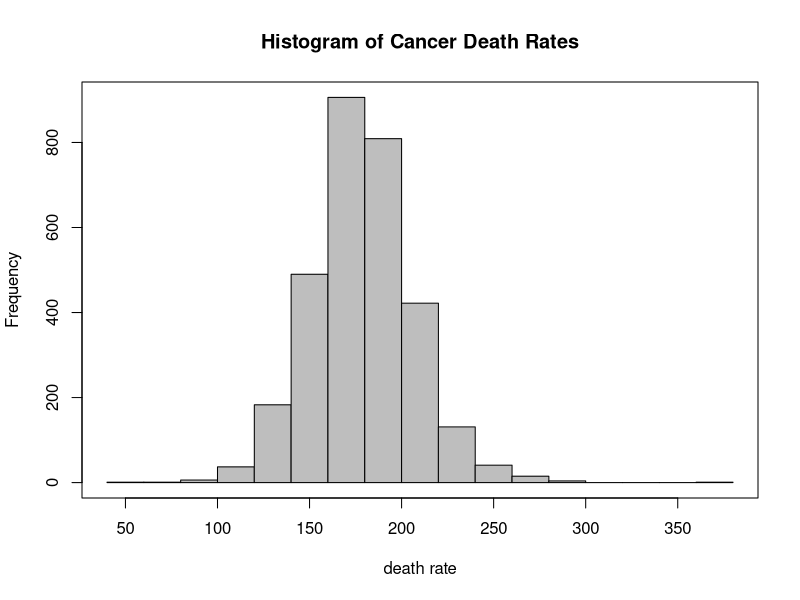
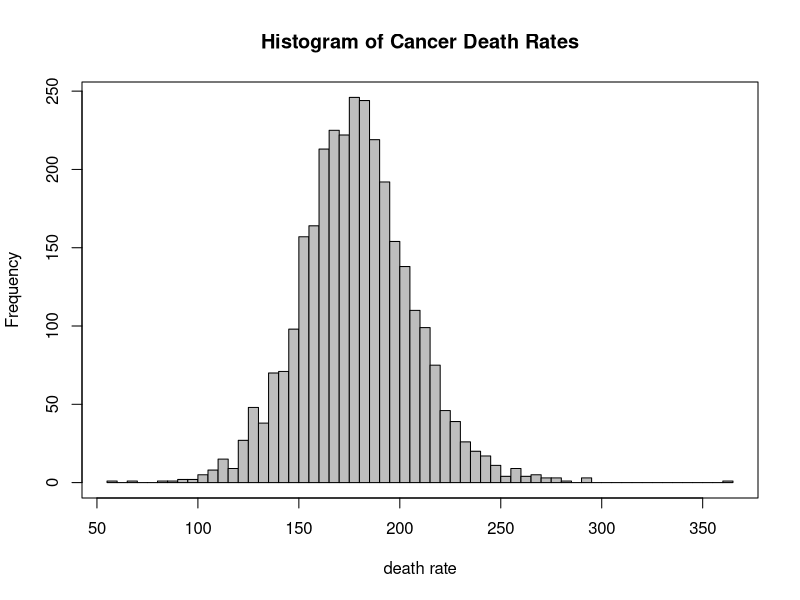
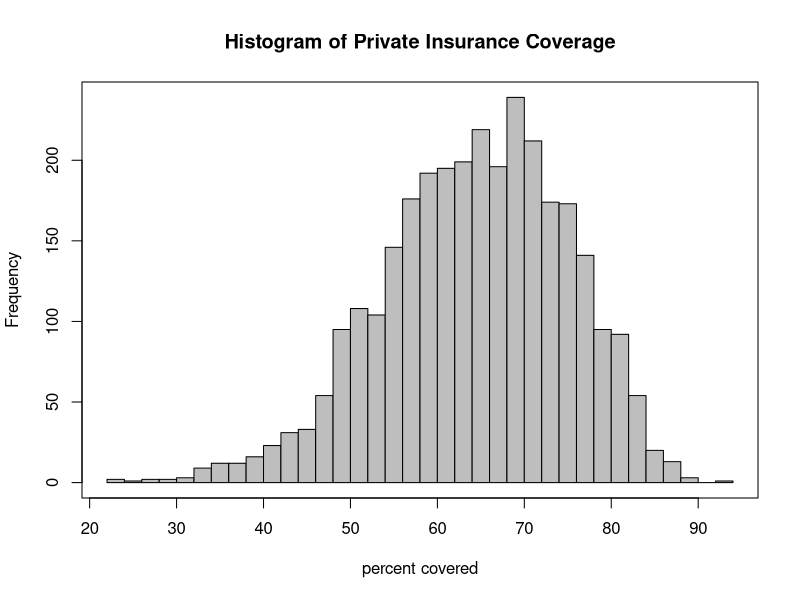
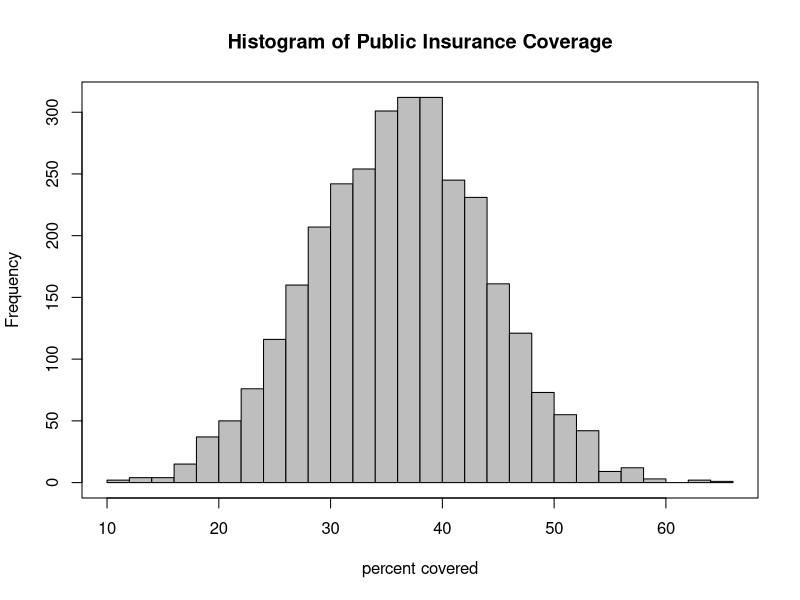
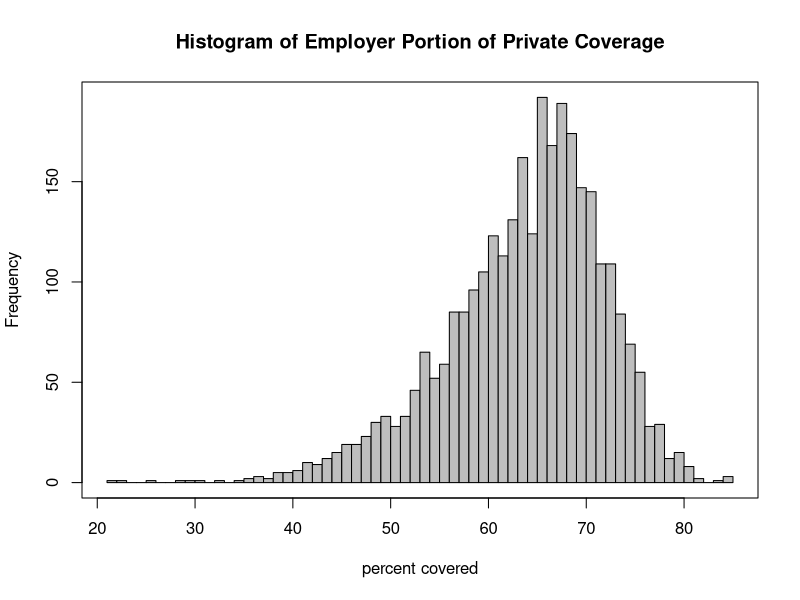
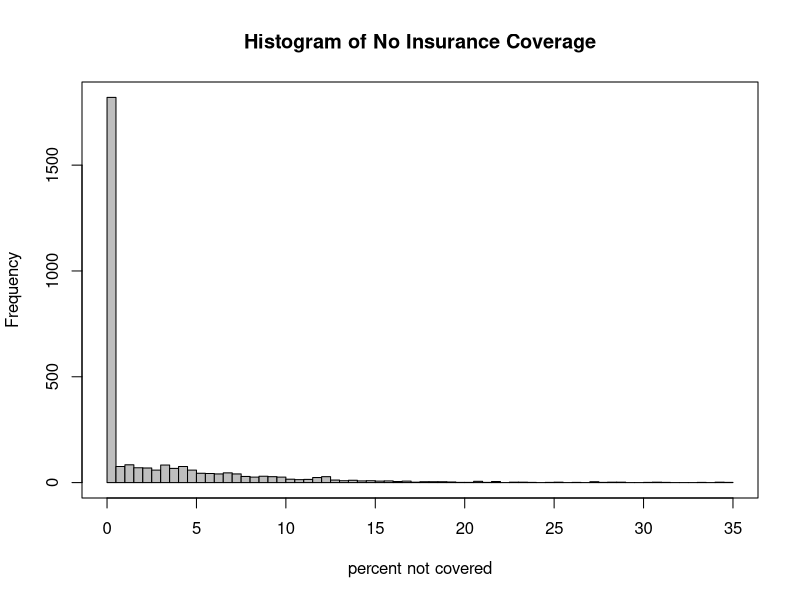
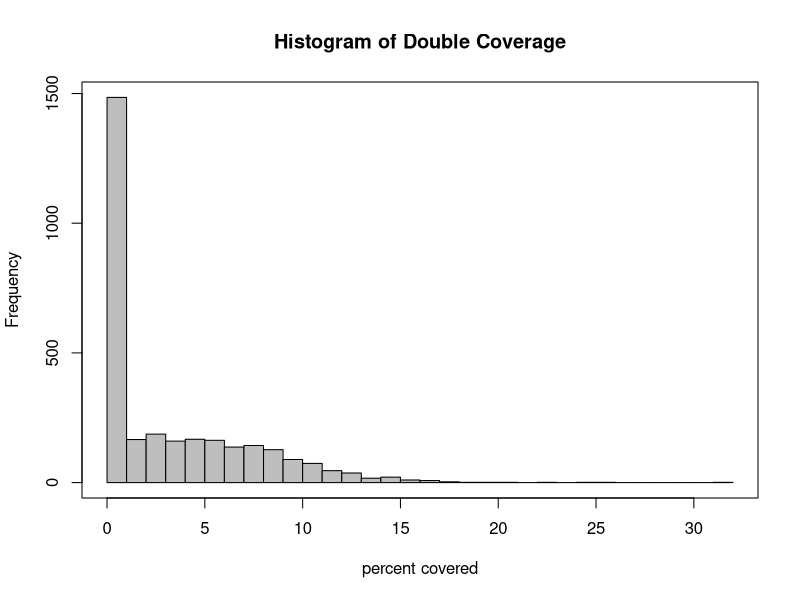
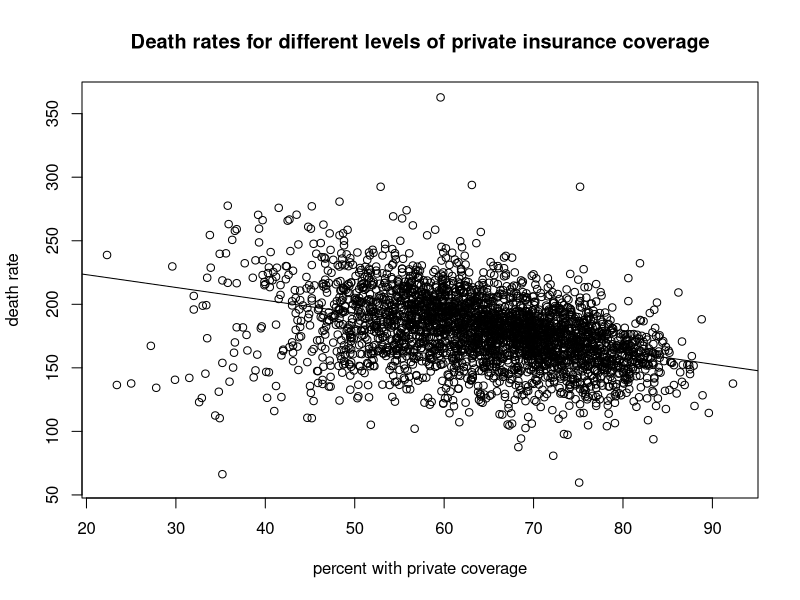

Here is the R script that generated these plots, in order:
## ---- chunk 1
knitr::opts_chunk$set(echo = TRUE,warning=FALSE)
library(car)
## ---- chunk 2
raw_data<-read.csv("cancer.csv")  #Assumes file in current working directory
cancer.df<-raw_data #Keep one copy of raw data as is
## ---- chunk 3
str(cancer.df)
## ---- chunk 4
colSums(is.na(cancer.df)) # Check for NA Values in all columns
## ---- chunk 5
#Check medianAge based on summary
summary(cancer.df$MedianAge)

## ---- chunk 6
#Check medianAge based on summary

ageoutliers<-cancer.df[cancer.df$MedianAge>100,]  
summary(ageoutliers$MedianAge) # 
## ---- chunk 7
#Divide outliers by 10
cancer.df$MedianAge[cancer.df$MedianAge>150]<-cancer.df$MedianAge/10  # Set outlier values to NA
summary(cancer.df$MedianAge)
## ---- chunk 8
#Annual Indident Rate is better expressed as a percentage of county population

cancer.df$AnnCountPercent<-100*cancer.df$avgAnnCount/cancer.df$popEst2015
summary(cancer.df$AnnCountPercent)

## ---- chunk 9

#Look for where the outlier might be coming from

outliers<-cancer.df[cancer.df$AnnCountPercent>50,] #Assuming anything over 50% incident rate has to be an error
summary(outliers$avgAnnCount)

## ---- chunk 10
#Clearly all of these have the exact same erroneous value for Average Annual Count.
error_value<-outliers[1,"avgAnnCount"]

#Assuming any observation with this value is an error, set them to NA
cancer.df$avgAnnCount[cancer.df$avgAnnCount==error_value]<-NA


cancer.df$AnnCountPercent<-with(cancer.df,100*avgAnnCount/popEst2015) #Recalculate percentages
summary(cancer.df$AnnCountPercent)

## ---- chunk 11
nrow(cancer.df[(cancer.df$PctPublicCoverage + cancer.df$PctPrivateCoverage)>100,])
nrow(cancer.df[(cancer.df$PctPublicCoverage + cancer.df$PctPrivateCoverage)<100,])

cancer.df$PctDoubleCoverage=cancer.df$PctPublicCoverage + cancer.df$PctPrivateCoverage - 100
cancer.df$PctDoubleCoverage[cancer.df$PctDoubleCoverage < 0] = 0
#summary(cancer.df$PctDoubleCoverage)

cancer.df$PctNoCoverage = 100 - cancer.df$PctPublicCoverage - cancer.df$PctPrivateCoverage
cancer.df$PctNoCoverage[cancer.df$PctNoCoverage < 0] = 0
#summary(cancer.df$PctNoCoverage)

cancer.df$EmpSponsoredPct = cancer.df$PctEmpPrivCoverage / cancer.df$PctPrivateCoverage * 100
#summary(cancer.df$EmpSponsoredPct)

cancer.df$PctPublicCoverageCat<-cut(cancer.df$PctPublicCoverage, seq(0,100,10), right=FALSE)
cancer.df$PctPrivateCoverageCat<-cut(cancer.df$PctPrivateCoverage, seq(0,100,10), right=FALSE)
cancer.df$PctEmpPrivCoverageCat<-cut(cancer.df$PctEmpPrivCoverage, seq(0,100,10), right=FALSE)
cancer.df$IncomeCat<-cut(cancer.df$medIncome, seq(0,160000,20000), right=FALSE, labels=c("0 - 20k","20k - 40k", "40k - 60k", "60k - 80k", "80k - 100k", "100k - 120k", "120k - 140k", "140k - 160k"))
summary(cancer.df$IncomeCat)
## ---- chunk 12
summary(cancer.df$deathRate)
## ---- chunk 13
with(cancer.df, hist(deathRate,  col = "gray", 
                     main="Histogram of Cancer Death Rates",
                     xlab="death rate"))
box()
## ---- chunk 14
with(cancer.df, hist(deathRate,  breaks='FD', col = "gray", 
                     main="Histogram of Cancer Death Rates",
                     xlab="death rate"))
box()
## ---- chunk 15
nrow(cancer.df[cancer.df$deathRate > 300,])
## ---- chunk 16
str(cancer.df[cancer.df$deathRate > 300,])
## ---- chunk 17
summary(cancer.df$PctPrivateCoverage)
with(cancer.df, hist(PctPrivateCoverage, breaks="FD", col = "gray", 
                     main="Histogram of Private Insurance Coverage",
                     xlab="percent covered"))
box()
## ---- chunk 18
summary(cancer.df$PctPublicCoverage)
with(cancer.df, hist(PctPublicCoverage, breaks="FD", col = "gray", 
                     main="Histogram of Public Insurance Coverage",
                     xlab = "percent covered"))
box()
## ---- chunk 19
summary(cancer.df$EmpSponsoredPct)
with(cancer.df, hist(EmpSponsoredPct, breaks="FD", col = "gray", 
                     main="Histogram of Employer Portion of Private Coverage",
                     xlab = "percent covered"))
box()
## ---- chunk 20
summary(cancer.df$PctNoCoverage)
with(cancer.df, hist(PctNoCoverage, breaks="FD", col = "gray", 
                     main="Histogram of No Insurance Coverage",
                     xlab = "percent not covered"))
box()
## ---- chunk 21
quantile(cancer.df$PctNoCoverage, prob = seq(0, 1, length = 11), type = 5)
## ---- chunk 22
summary(cancer.df$PctDoubleCoverage)


with(cancer.df, hist(PctDoubleCoverage, breaks="FD", col = "gray", 
                     main="Histogram of Double Coverage",
                     xlab = "percent covered"))
box()

quantile(cancer.df$PctDoubleCoverage, prob = seq(0, 1, length = 11), type = 5)
## ---- chunk 23
plot(cancer.df$PctPrivateCoverage, cancer.df$deathRate, 
     xlab = "percent with private coverage", ylab = "death rate", 
     main = "Death rates for different levels of private insurance coverage")
abline(lm(cancer.df$deathRate ~ cancer.df$PctPrivateCoverage))

cor(cancer.df$deathRate, cancer.df$PctPrivateCoverage)
## ---- chunk 24
levels(cut(cancer.df$PctPrivateCoverage, 3, include.lowest=TRUE))
boxplot(deathRate ~ cut(PctPrivateCoverage, 3, include.lowest=TRUE, 
        labels=c("low", "medium", "high")), 
        data = cancer.df,
        cex.axis = .7,
        main = "Death Rate for different levels of private insurance coverage",
        xlab = "private insurance coverage", ylab = "death rate")
## ---- chunk 25
plot(cancer.df$PctPublicCoverage, cancer.df$deathRate,  
     xlab = "percent with public coverage", ylab = "death rate", 
     main = "Death rates for different levels of public insurance coverage")
abline(lm(cancer.df$deathRate ~ cancer.df$PctPublicCoverage))

cor(cancer.df$deathRate, cancer.df$PctPublicCoverage)
## ---- chunk 26
levels(cut(cancer.df$PctPublicCoverage, 3, include.lowest=TRUE))
boxplot(deathRate ~ cut(PctPublicCoverage, 3, include.lowest=TRUE, 
        labels=c("low", "medium", "high")), 
        data = cancer.df,
        cex.axis = .7,
        main = "Death Rate for different levels of public insurance coverage",
        xlab = "public insurance coverage", ylab = "death rate")
## ---- chunk 27

plot(cancer.df$PctPublicCoverage, cancer.df$PctPrivateCoverage,  
     xlab = "percent with public coverage", ylab = "percent with private coverage", 
     main = "Private coverage for different levels of public insurance coverage")
abline(lm(cancer.df$PctPrivateCoverage ~ cancer.df$PctPublicCoverage))

cor(cancer.df$PctPrivateCoverage, cancer.df$PctPublicCoverage)
## ---- chunk 28
levels(cut(cancer.df$PctPublicCoverage, 3, include.lowest=TRUE))
boxplot(PctPrivateCoverage ~ cut(PctPublicCoverage, 3, include.lowest=TRUE, 
        labels=c("low", "medium", "high")), 
        data = cancer.df,
        cex.axis = .7,
        main = "Private coverage for different levels of public insurance coverage",
        xlab = "public insurance coverage", ylab = "percent with private coverage")


## ---- chunk 29
plot(cancer.df$EmpSponsoredPct, cancer.df$deathRate,  
     xlab = "percentage of private coverage provided by employers", 
     ylab = "death rate", 
     main = "Death rates for different levels of employer coverage")
abline(lm(cancer.df$deathRate ~ cancer.df$EmpSponsoredPct))

cor(cancer.df$deathRate, cancer.df$EmpSponsoredPct)
## ---- chunk 30
plot(cancer.df$medIncome,cancer.df$PctPrivateCoverage, xlab = "Median Income" , ylab="Percentage of population with public health insurance coverage", main= "Median Income vs Private Health Insurance Coverage")
# Let's include a linear regression line to have a clearer view:
abline(lm(cancer.df$PctPrivateCoverage ~ cancer.df$medIncome))
# It seems that we have a strong positive correlation between the median income
# and the Percentage of Population with Private Health Insurance Coverage. We
# can check the correlation between these variables.
cor(x=cancer.df$medIncome, y=cancer.df$PctPrivateCoverage)
## ---- chunk 31

boxplot(PctPrivateCoverage ~ IncomeCat, data= cancer.df, main = "Percentage of Private Health Insurance Coverage by Median Income", xlab="Median Income", ylab="Private Coverage")
